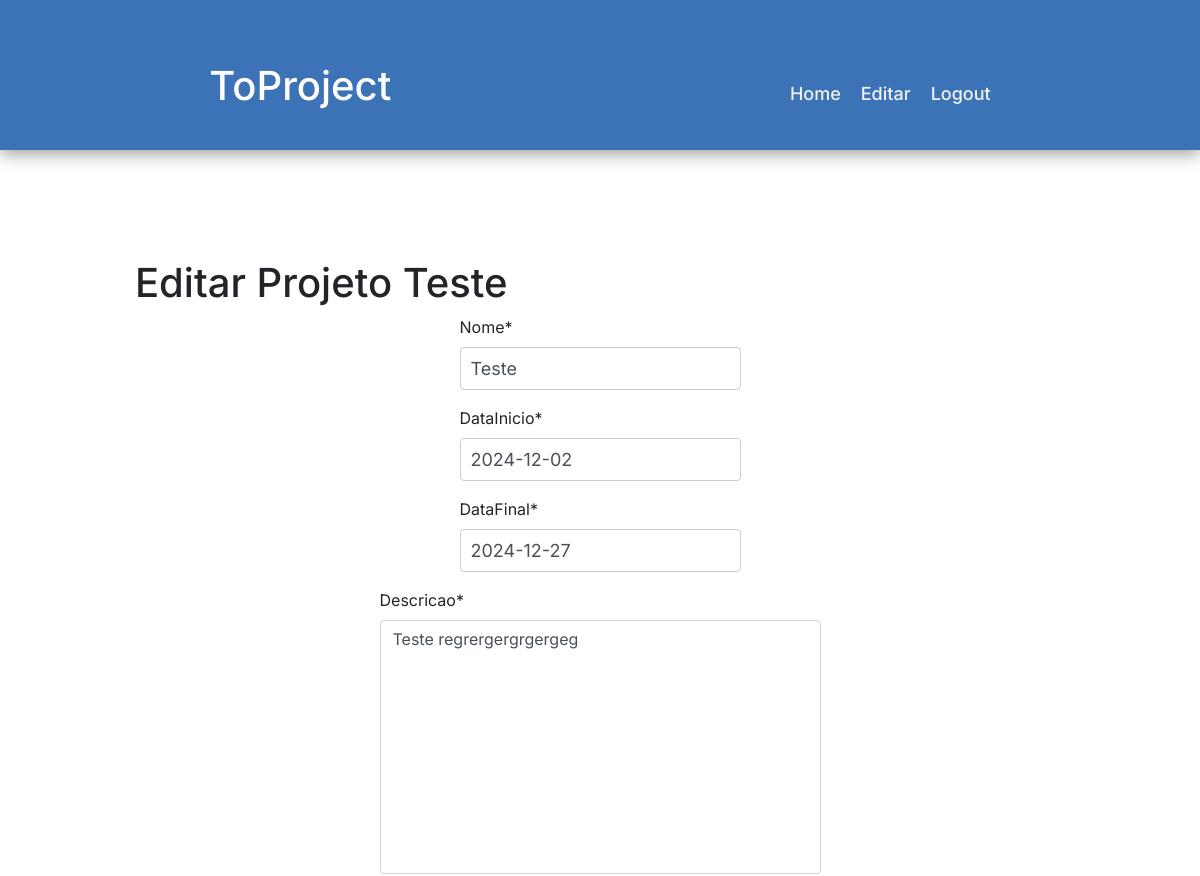
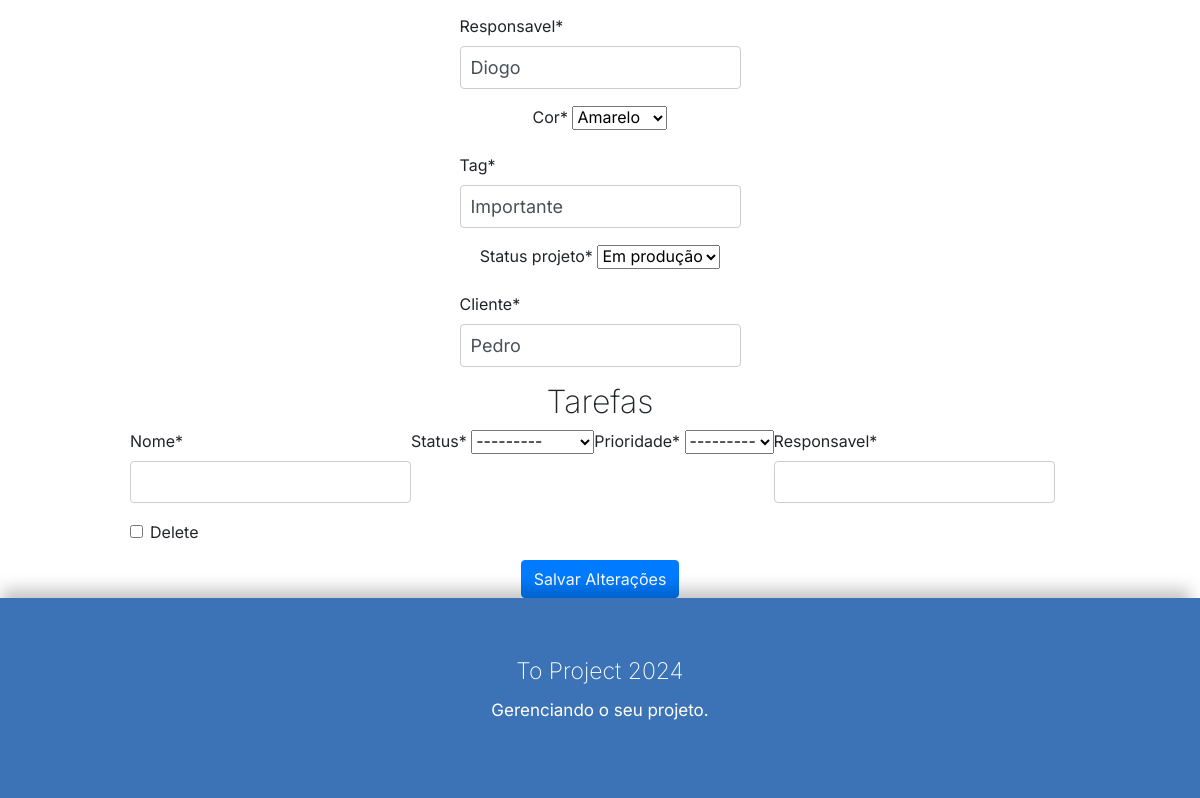
Before: /editar_projeto/1 with the older database file (2 pictures, top to bottom).
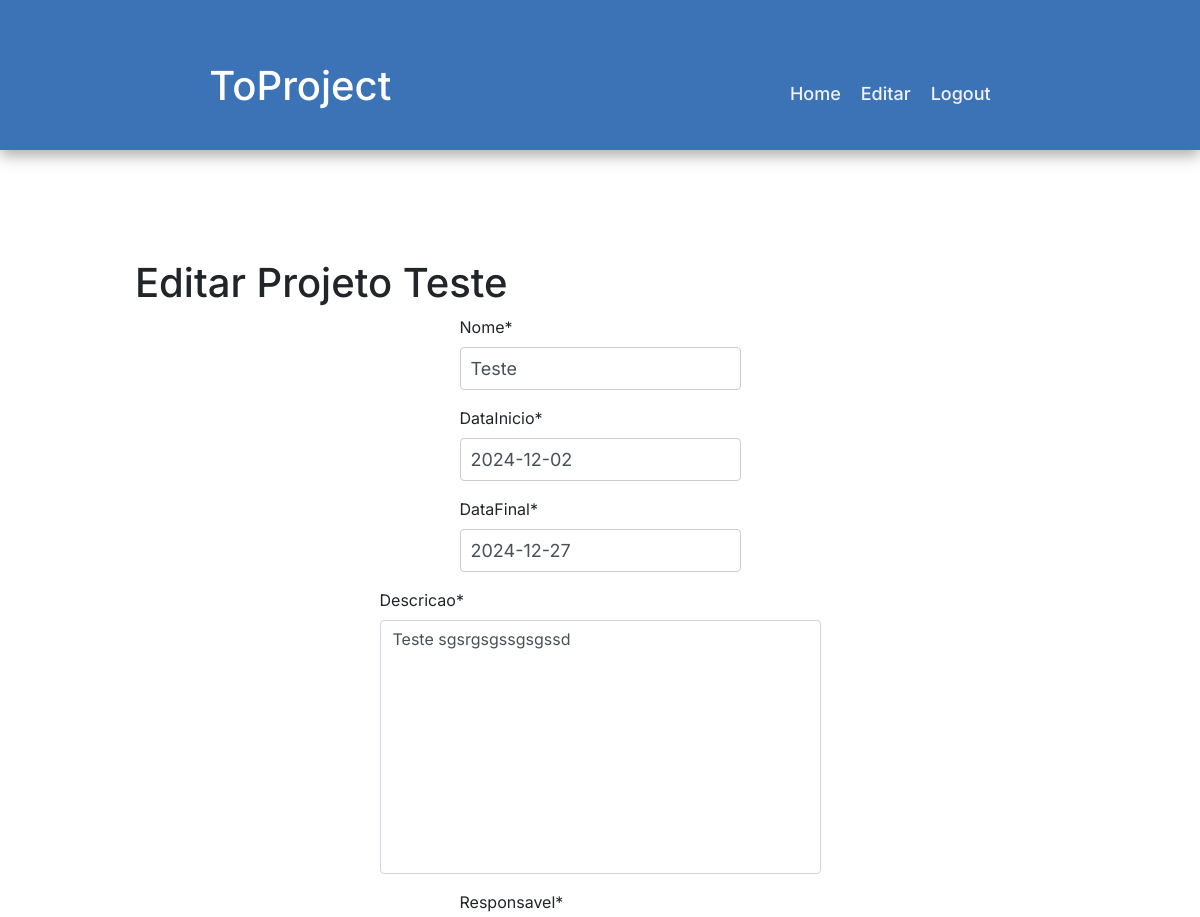
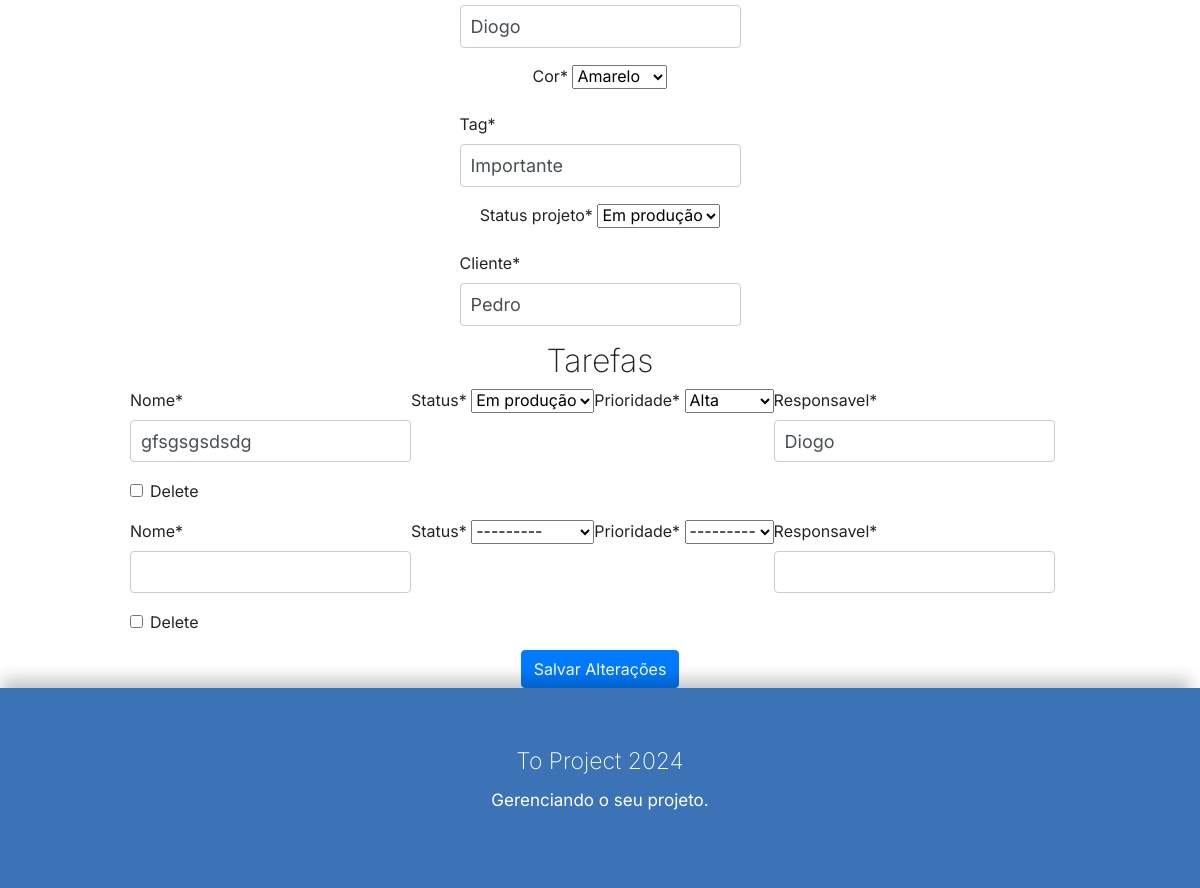
After: the same page with the newer database file (2 pictures, top to bottom).
### ToProject/models.py (models this page shows, shortened)
class Projeto(models.Model):
    nome = models.CharField(max_length=30)
    dataInicio = models.DateField()
    dataFinal = models.DateField()
    descricao = models.TextField(max_length=1000)
    responsavel = models.CharField(max_length=30)
    cor = models.CharField(max_length=15, choices=LISTA_COR)
    tag = models.CharField(max_length=15)
    status_projeto = models.CharField(max_length=15, choices=LISTA_STATUS)
    cliente = models.CharField(max_length=30)

### ToProject/views.py (the view, shortened to what this page needs)
# urls.py: path('editar_projeto/<int:pk>', Editar_projeto.as_view(), name='editar_projeto'),
class Editar_projeto(UpdateView):
    template_name = "editar_projeto.html"
    model = Projeto
    fields = ['nome', 'dataInicio', 'dataFinal', 'descricao', 'responsavel', 'cor', 'tag', 'status_projeto', 'cliente']
    def get_context_data(self, **kwargs):
        context = super().get_context_data(**kwargs)
        if self.request.POST:
            context['formset'] = TarefaFormSet(self.request.POST, instance=self.object)
        else:
            context['formset'] = TarefaFormSet(instance=self.object)
        return context

### ToProject/templates/editar_projeto.html (shortened to what this page needs)
{% load static %}
{% load crispy_forms_tags %}
<!DOCTYPE html>
<html lang="pt-br">
<head>
    <link href="https://cdn.jsdelivr.net/npm/bootstrap@4.6.2/dist/css/bootstrap.min.css" rel="stylesheet">
    <link rel="stylesheet" href="{% static 'css/home.css' %}">
</head>
<body>
    <header class="header">
        <div id="fundo"></div>
        {% include "./navbar/nav.html" %}
    </header>
    <div class="container">
        <h1>Editar Projeto {{object.nome}}</h1>
        <form method="post">
            {{ form|crispy }}
            <h2>Tarefas</h2>
            {% for form in formset %}
                <div class="form-row">
                    {{ form|crispy }}
                </div>
            {% endfor %}
            <button type="submit" class="btn btn-primary">Salvar Alterações</button>
        </form>
    </div>
    <footer>
        <h3>To Project 2024</h3>
        <p>Gerenciando o seu projeto.<p>
    </footer>
</body>
</html>

Changed rows visible on the page:
changed Projeto "Teste": descricao "Teste regrergergrgergeg" → "Teste sgsrgsgssgsgssd"
Other visible differences:
form field form: (not shown) → "gfsgsgsdsdg"
form field form: "---------" → "Em produção"
form field form: "---------" → "Alta"
form field form: (not shown) → "Diogo"
new list line: "Nome Status Prioridade Responsavel Delete  --------- ---------  ☐"
